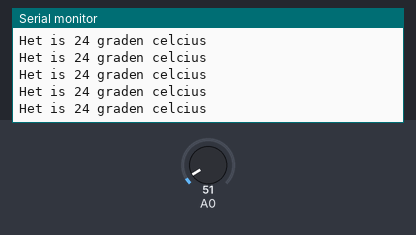
A sketch run on a simulated Arduino Uno, built with avr-gcc and run on an emulated ATmega328P. Parts: the last lines printed to the serial monitor. The test bench sets the inputs (shaded band); at power-on: A0 = 51.

Above: at 1.2 s.
1.3 s: A0 set to 23
At 2.0 s:
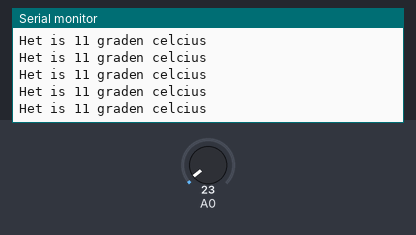
4.3 s: A0 set to 18
At 5.3 s:
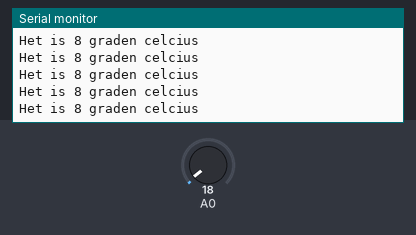
Timing chart, 0 to 7.3 s (numbered marks = the images above; inputs shaded):
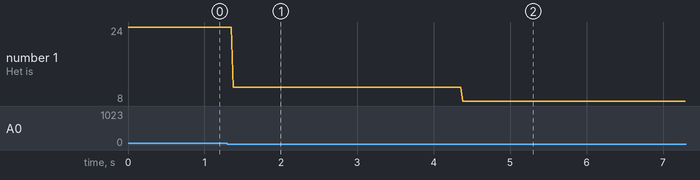

Measured:
- after the input at 1.3 s, the serial monitor: prints a new line after 0.08 s (image 1)
- after the input at 4.3 s, the serial monitor: prints a new line after 0.08 s (image 2)
- plotted number 1: 24 → 11 after the input at 1.3 s, 11 → 8 after the input at 4.3 s

The sketch:

Opdr5.ino
```cpp
void setup()
{
	//Seriële Monitor beginnen
	Serial.begin(9600);
}

void loop()
{
	//Leest elke loop de waarde van de LM35 (kan van 0 tot 1023 lopen)
	int warmteAantal = analogRead(A0);

  	//Zet elke loop de waarde van 0 tot 1023 om naar 0 tot 500 om de temperatuur te kunnen aflezen
	int temperatuur = map(warmteAantal, 0, 1023, 0, 500);

  	//Zet in de Seriële Monitor een regel wat de waarde van temperatuur weergeeft
	Serial.println((String)"Het is " + temperatuur + " graden celcius");

  	//Delay zodat de temperatuur goed wordt weergegeven
	delay(1);
}
```
